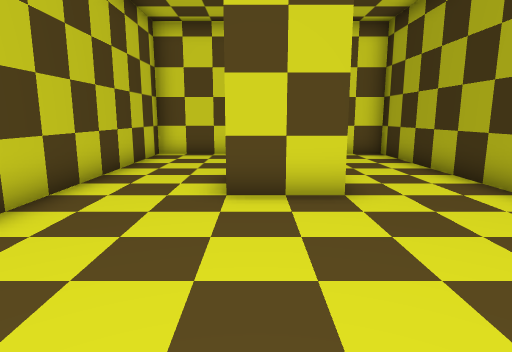
[1] (above)

13 first-person views from a walk through a Godot game level. The camera is 1.3 m above the floor, tilts 10° down and sees 75° across. The floor is counted in squares, 1 m on a side. Each view is taken from the middle of a square. On the plan, view 1 faces up. The plan holds only what a view shows up to about 14 squares ahead; the rest is blank. The place goes on beyond the plan.

[2]
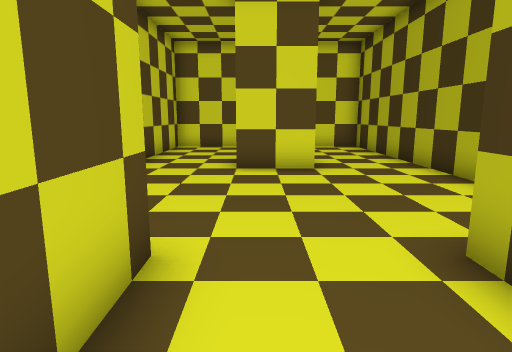

[3]
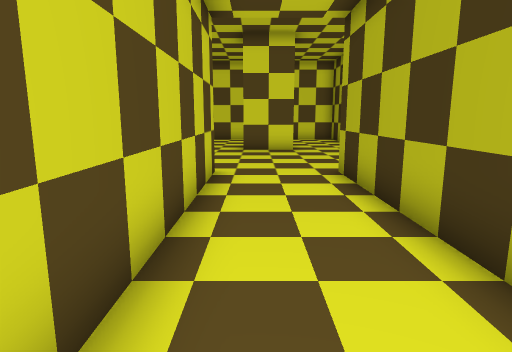

[4]
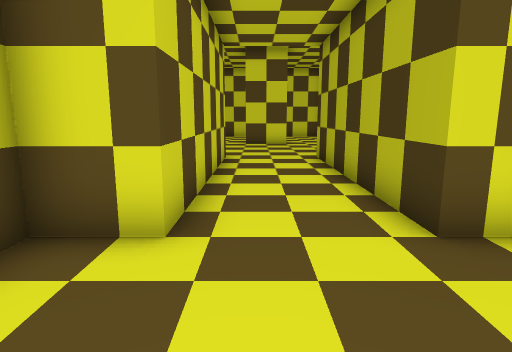

[5]
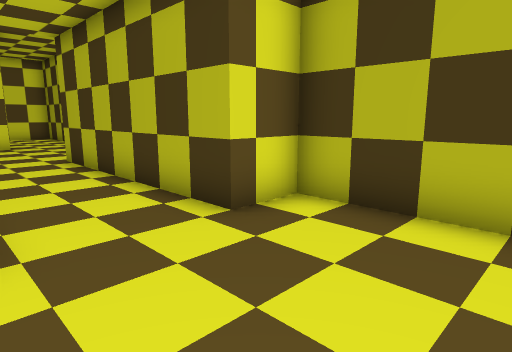

[6]
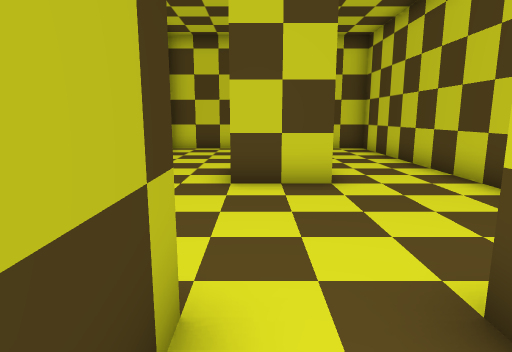

[7]
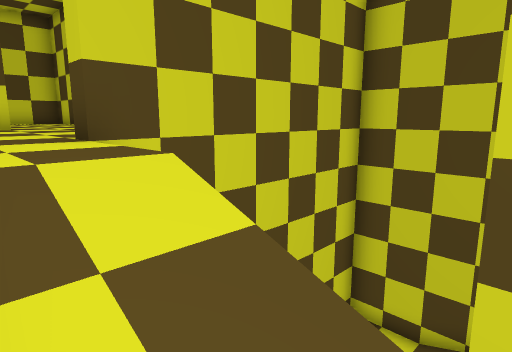

[8]
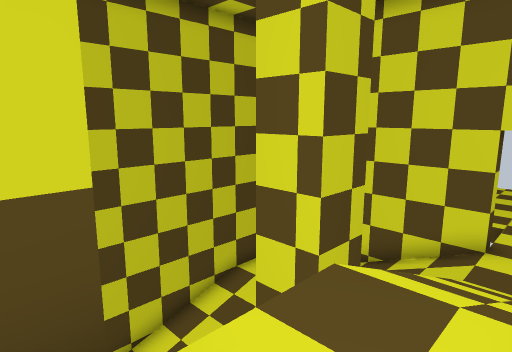

[9]
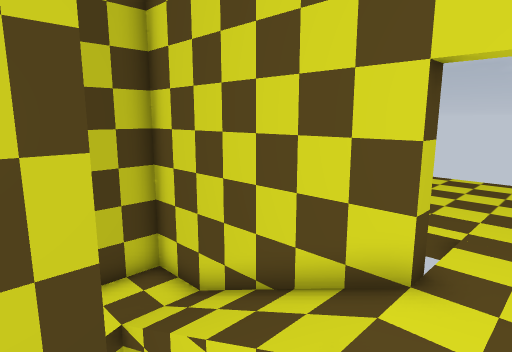

[10]
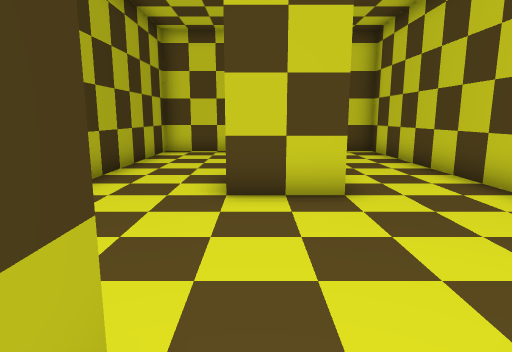

[11]
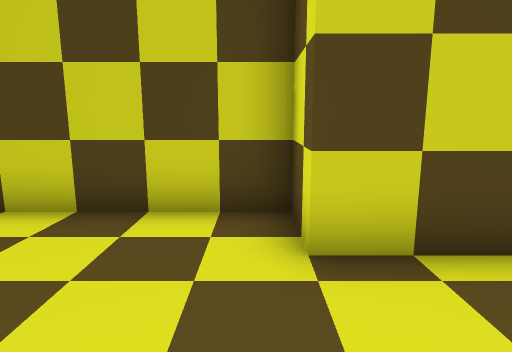

[12]
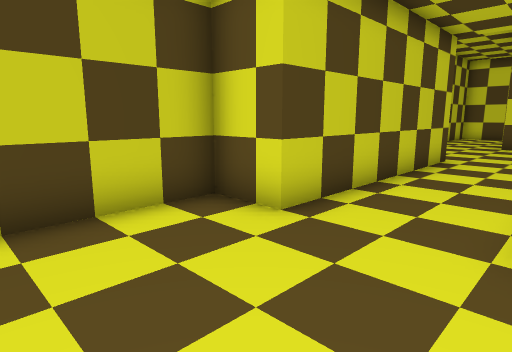

[13]
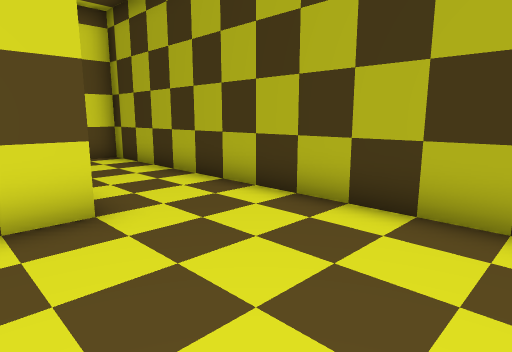

### Floor plan
Key: @ floor where view 1 was taken; # wall or solid block; . main floor; - floor 2 m lower than the main floor; _ floor 4 m lower than the main floor; < floor 5.5 m lower than the main floor; / step, stairs or slope.
Columns run from 8 left of view 1 to 5 right of it. Each row starts with its distance up from view 1.
 22 ########--
 21 #__/////--
 20 #__/////-
 19 #//     /
 18 #//     /
 17 #//     //
 16 #//     //
 15 #/      //
 14 #<      ..
 13 #<      ..#
 12 ########..####
 11     #........#
 10     #........#
  9     #........#
  8     #........#
  7     #...##...#
  6     #...##...#
  5     #........#
  4     #........#
  3     #........#
  2     #........#
  1     #........#
  0     ####@.####
 -1        #..#
 -2        #..#
 -3        #..#
 -4        #..#
 -5        #..#
 -6        #..#
 -7      ###..###
 -8      #......#
 -9      #......#
-10      #......#
-11      #......

Where each view was taken, in squares from view 1:
view 1: 0 up, 0 right, facing up
view 2: 3 down, 0 right, facing up
view 3: 8 down, 0 right, facing up
view 4: 11 down, 0 right, facing up
view 5: 11 down, 1 left, facing up-right
view 6: 14 up, 1 right, facing down
view 7: 17 up, 1 right, facing down-left
view 8: 12 up, 1 right, facing up-left
view 9: 17 up, 1 right, facing up-left
view 10: 13 up, 1 right, facing down
view 11: 8 down, 2 right, facing left
view 12: 11 down, 2 right, facing up-left
view 13: 1 up, 0 right, facing up-right
